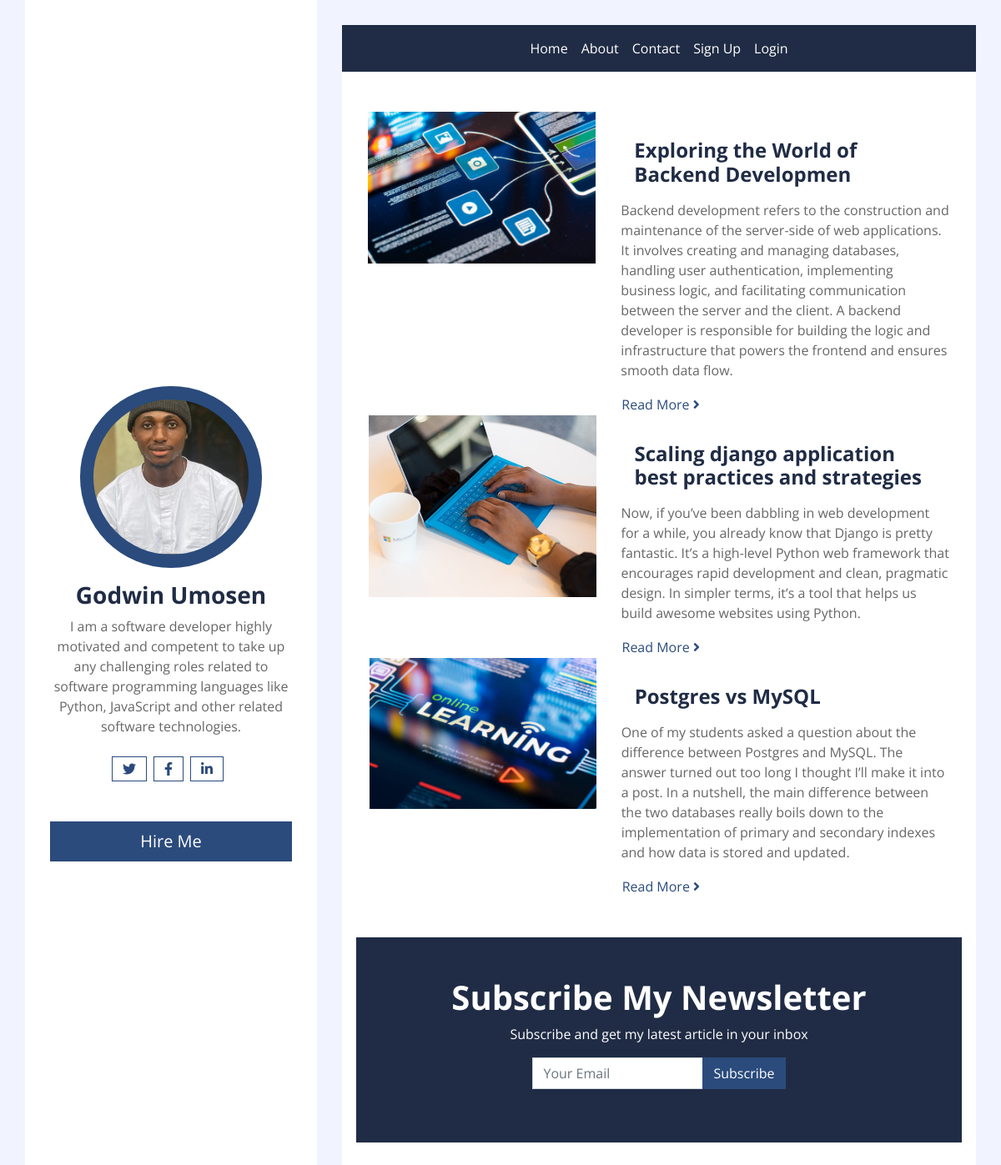
The page / on the database its author committed.
### blog/models.py (models this page shows, shortened)
class BlogMode  (models.Model):
    title = models.CharField(max_length=250)
    content = models.TextField()
    img = models.ImageField(upload_to='images/')
    user = models.ForeignKey(User, on_delete=models.CASCADE)
    pub_date = models.DateTimeField(auto_now_add=True)

### blog/views.py (the view)
# urls.py: path('', views.index, name='index'),
def index(request):
    blogs = BlogMode.objects.all()
    context ={
        'blogs':blogs
    }
    return render(request,'index.html',context)

### blog/templates/index.html
{% extends 'base.html' %}
{% load static %}
       {% block content%}
                <div class="container bg-white pt-5">
                    {% for blog in blogs%}
                    <div class="row blog-item px-3 pb-5">
                        <div class="col-md-5">
                            <img class="img-fluid mb-4 mb-md-0" src="{{ blog.img.url }}" alt="Image">
                        </div>
                        <div class="col-md-7">
                            <h4 class="mt-md-4 px-md-3 mb-2 py-2 bg-white font-weight-bold">{{ blog.title }}</h4>
                            <p>{{ blog.content }}</p>
                            <a class="btn btn-link p-0" href="">Read More <i class="fa fa-angle-right"></i></a>
                        </div>
                         {% endfor %}
                    </div>
                {% endblock %}

### rows shown on the page
BlogMode: img (picture), title "Exploring the World of Backend Developmen", content "Backend development refers to the construction and maintenance of the server-side of web applications. It involves creating and managing databases, handling user authentication, implementing business logic, and facilitating communication between the server and the client. A backend developer is responsible for building the logic and infrastructure that powers the frontend and ensures smooth data flow."
BlogMode: img (picture), title "Scaling django application best practices and strategies", content "Now, if you’ve been dabbling in web development for a while, you already know that Django is pretty fantastic. It’s a high-level Python web framework that encourages rapid development and clean, pragmatic design. In simpler terms, it’s a tool that helps us build awesome websites using Python."
BlogMode: img (picture), title "Postgres vs MySQL", content "One of my students asked a question about the difference between Postgres and MySQL. The answer turned out too long I thought I’ll make it into a post. In a nutshell, the main difference between the two databases really boils down to the implementation of primary and secondary indexes and how data is stored and updated."
